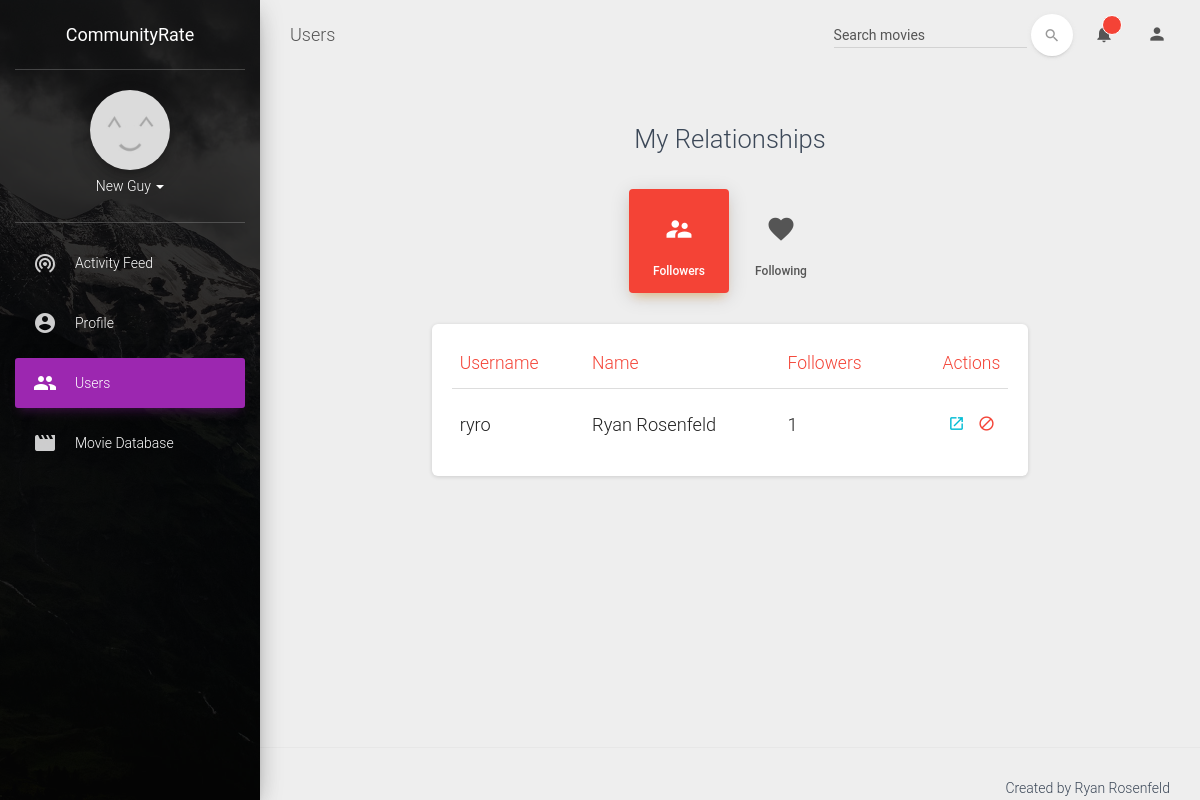
Page /relationships/ (signed in) on the committed database.
### general/models.py (models this page shows)
class SiteUser(AbstractUser):
    fb_id = models.CharField(max_length=100, blank=True)
    fav_quote = models.TextField(blank=True)
    about_me = models.TextField(blank=True)
    has_pic = models.BooleanField(default=False)

### users/views.py (the view)
# urls.py: url(r'^relationships/$', user_views.relationships),
@login_required
def relationships(request):
    following_users = []
    follower_users = []
    following = request.user.follower_set.all()
    followers = request.user.following_set.all()
    for follower_obj in following:
        followers_count = len(follower_obj.following.following_set.all())
        already_following = True
        following_users.append((follower_obj.following, followers_count, already_following))
    for follower_obj in followers:
        followers_count = len(follower_obj.follower.following_set.all())
        query = following.filter(following=follower_obj.follower)
        already_following = (len(query) > 0) | (follower_obj.follower == request.user)
        follower_users.append((follower_obj.follower, followers_count, already_following))
    return render(request, 'users/relationships.html', {
        'num_followers': len(followers),
        'num_following': len(following),
        'following_users': following_users,
        'follower_users': follower_users,
        'page': 'users'})

### general/context_processors.py (called while the page is built)
def rand_pic_string(request):
    return {'rand_pic_string': '?' + str(randint(0, 100000000))}

### templates/users/relationships.html (shortened to what this page needs)
{% extends 'base.html' %}
{% block content %}
    <div class="row">
        <div class="col-md-8 col-md-offset-2">
            <h3 class="title text-center">My Relationships</h3>
            <br />
            <div class="nav-center">
                <ul class="nav nav-pills nav-pills-danger nav-pills-icons" role="tablist">
                    <li class="active">
                        <a href="#followers" role="tab" data-toggle="tab">
                            <i class="material-icons">supervisor_account</i> Followers
                        </a>
                    </li>
                    <li>
                        <a href="#following" role="tab" data-toggle="tab">
                            <i class="material-icons">favorite</i> Following
                        </a>
                    </li>
                </ul>
            </div>
            <div class="tab-content">
                <div class="tab-pane active" id="followers">
                    <div class="card">
                        <div class="card-content">
                            <table class="table">
                                <thead class="text-danger">
                                    <th>Username</th>
                                    <th>Name</th>
                                    <th>Followers</th>
                                    <th class="text-right">Actions</th>
                                </thead>
                                <tbody>
                                    {% for u, count, already_following in follower_users %}
                                        <tr>
                                            <td>
                                                <h4>{{u.username}}</h4>
                                            </td>
                                            <td>
                                                <h4>{{ u.first_name }} {{ u.last_name }}</h4>
                                            </td>
                                            <td>
                                                <h4>{{ count }}</h4>
                                            </td>
                                            <td class="td-actions text-right">
                                                <button type="button" rel="tooltip" title="Visit profile" class="btn btn-info btn-simple" onclick="window.location.href='/profile/{{ u.username }}/'">
                                                    <i class="material-icons">launch</i>
                                                </button>
                                                <button type="button" rel="tooltip" title="Block" class="btn btn-danger btn-simple">
                                                    <i class="material-icons">block</i>
                                                </button>
                                            </td>
                                        </tr>
                                    {% endfor %}
                                </tbody>
                            </table>
                        </div>
                    </div>
                </div>
            </div>
        </div>
    </div>
{% endblock %}

### templates/base.html (shortened to what this page needs)
<!doctype html>
<html lang="en">
<head>
    {% load static %}
    <link href="https://maxcdn.bootstrapcdn.com/bootstrap/3.3.7/css/bootstrap.min.css" rel="stylesheet" />
    <link href="{% static 'material-dash/assets/css/material-dashboard.css' %}" rel="stylesheet"/>
    <link href="http://maxcdn.bootstrapcdn.com/font-awesome/latest/css/font-awesome.min.css" rel="stylesheet">
    <link href="{% static 'general/css/style.css' %}" rel="stylesheet">
</head>
<body>
	<div class="wrapper">
	    <div class="sidebar" data-active-color="purple" data-background-color="black" data-image="{% static 'material-dash/assets/img/sidebar-1.jpg' %}">
			<div class="logo">
				<a href="/" class="simple-text">
					CommunityRate
				</a>
			</div>
	    	<div class="sidebar-wrapper">
                <div class="user">
                    <div class="photo">
                        {% if request.user.has_pic %}
                            <img src="{% with 'general/img/prof_pics/'|add:request.user.username|add:'.jpg'|add:rand_pic_string as img %}{% static img %}{% endwith %}">
                        {% else %}
                            <img src="{% static 'material-dash/assets/img/placeholder.jpg' %}">
                        {% endif %}
                    </div>
                    <div class="info">
                        <a data-toggle="collapse" href="#collapseExample" class="collapsed">
                            {{ request.user.get_full_name }}
                            <b class="caret"></b>
                        </a>
                    </div>
                </div>
	            <ul class="nav">
	                <li {% if page == 'activity_feed' %}class="active"{% endif %}>
	                    <a href="/">
	                        <i class="material-icons">wifi_tethering</i>
	                        <p>Activity Feed</p>
	                    </a>
	                </li>
                    <li {% if page == 'profile' %}class="active"{% endif %}>
                        <a href="/profile/">
                            <i class="material-icons">account_circle</i>
                            <p>Profile</p>
                        </a>
                    </li>
                    <li {% if page == 'users' %}class="active"{% endif %}>
                        <a href="/users/">
                            <i class="material-icons">people</i>
                            <p>Users</p>
                        </a>
                    </li>
                    <li {% if page == 'movies' %}class="active"{% endif %}>
                        <a href="/movies/">
                            <i class="material-icons">movie</i>
                            <p>Movie Database</p>
                        </a>
                    </li>
	            </ul>
	    	</div>
		</div>
	    <div class="main-panel">
			<nav class="navbar navbar-transparent navbar-absolute">
				<div class="container-fluid">
					<div class="navbar-header">
                        <a class="navbar-brand" href="#">
                            {% if page == 'activity_feed' %}Activity Feed
                            {% elif page == 'profile' %}Profile
                            {% elif page == 'discover' %}Discover
                            {% elif page == 'users' %}Users
                            {% elif page == 'movies' %}Movies
                            {% endif %}
                        </a>
					</div>
					<div class="collapse navbar-collapse">
						<ul class="nav navbar-nav navbar-right">
							<li class="dropdown">
								  <a href="#" class="dropdown-toggle" data-toggle="dropdown">
										<i class="material-icons">notifications</i>
										<span class="notification">{{ number_notifications }}</span>
								  </a>
							</li>
							<li class="dropdown">
								<a href="#" class="dropdown-toggle" data-toggle="dropdown">
	 							   <i class="material-icons">person</i>
	 						   </a>
							</li>
						</ul>
						<form class="navbar-form navbar-right" role="search" action="/movies/" method="GET">
							<div class="form-group  is-empty">
	                        	<input type="text" class="form-control" name="search" placeholder="Search movies">
							</div>
							<button type="submit" class="btn btn-white btn-round btn-just-icon">
								<i class="material-icons">search</i><div class="ripple-container"></div>
							</button>
	                    </form>
					</div>
				</div>
			</nav>
	        <div class="content">
	            <div class="container-fluid">
	                <div class="row">
                        {% block content %}{% endblock %}
	                </div>
	            </div>
	        </div>
			<footer class="footer">
	            <div class="container-fluid">
	                <p class="copyright pull-right">
	                    Created by Ryan Rosenfeld
                    </p>
	            </div>
	        </footer>
	    </div>
	</div>
</body>
</html>

### rows in the picture
SiteUser: user.get_full_name "New Guy"
SiteUser: username "ryro", first_name "Ryan", last_name "Rosenfeld", count "1"
